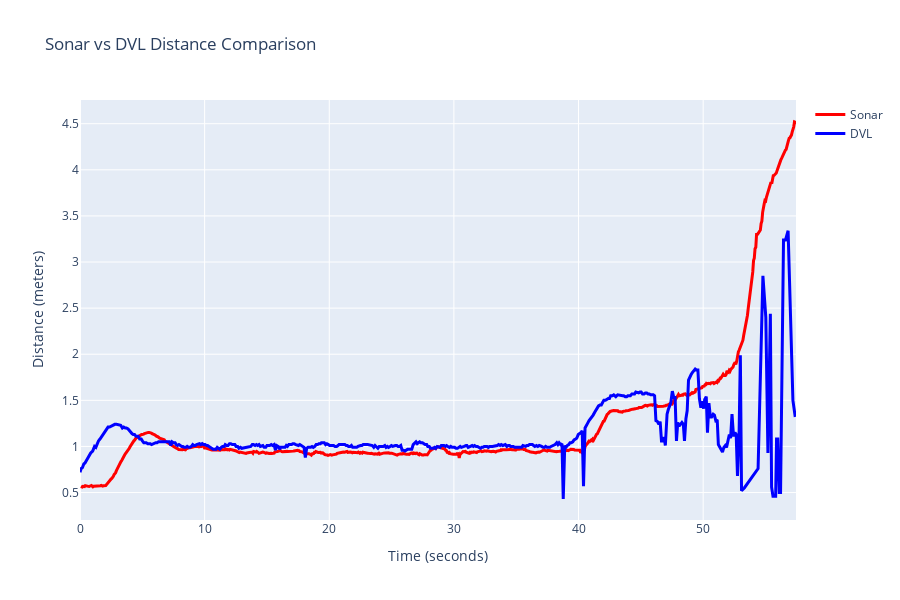

Write notebook code for a chart like this one.
### Code cell
# Compare sonar vs DVL using the sonar_visualization function
print(f"\n" + "=" * 60)
print("SONAR vs DVL COMPARISON")
print("=" * 60)

fig, comparison_stats = compare_sonar_vs_dvl(
    net_analysis_results,
    raw_data,
    sonar_coverage_m=sonar_coverage_meters,
    sonar_image_size=image_shape[0]
)

if fig:
    fig.show()

print(f"\nComparison Statistics:")
for key, value in comparison_stats.items():
    if isinstance(value, float):
        print(f"  {key}: {value:.3f}")
    else:
        print(f"  {key}: {value}")

### Figure 1 — Plotly figure (JSON) as saved in the notebook; plotly's stock layout.template omitted (floating-point values rounded to 4 significant figures; data arrays with more than 128 entries replaced by an {"elided": "..."} marker saying what was removed)
{"data": [{"line": {"color": "red", "width": 3}, "mode": "lines", "name": "Sonar", "type": "scatter", "x": {"elided": "944 float values"}, "y": {"elided": "944 float values"}}, {"line": {"color": "blue", "width": 3}, "mode": "lines", "name": "DVL", "type": "scatter", "x": {"elided": "497 float values"}, "y": {"elided": "497 float values"}}], "layout": {"height": 600, "title": {"text": "Sonar vs DVL Distance Comparison"}, "xaxis": {"anchor": "y", "domain": [0, 1], "title": {"text": "Time (seconds)"}}, "yaxis": {"anchor": "x", "domain": [0, 1], "title": {"text": "Distance (meters)"}}}}
